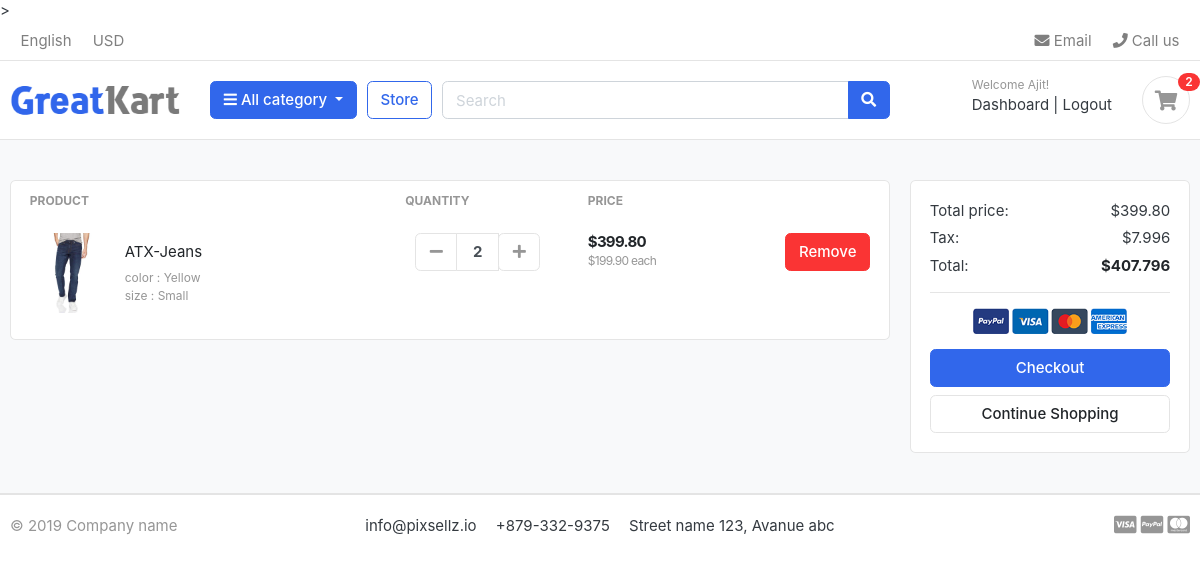
The app's page /cart/ (signed in), older data.
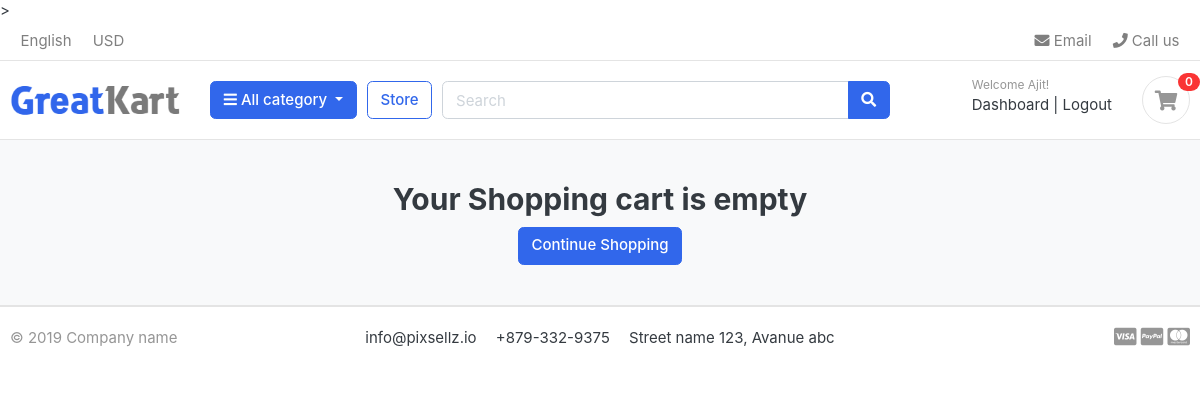
The same page, newer data.
### carts/models.py (models this page shows, shortened)
class CartItem(models.Model):
  user        = models.ForeignKey(Account, on_delete=models.CASCADE, null=True)
  product     = models.ForeignKey(Product, on_delete=models.CASCADE)
  variations  = models.ManyToManyField(Variation, blank=True)
  cart        = models.ForeignKey(Cart, on_delete=models.CASCADE, null=True)
  quantity    = models.IntegerField()
  is_active   = models.BooleanField(default=True)
  def sub_total(self):
    return self.product.price * self.quantity

### store/models.py (models this page shows, shortened)
class Product(models.Model):
  product_name        = models.CharField(max_length=200, unique=True)
  slug                = models.SlugField(max_length=200, unique=True)
  description         = models.TextField(max_length=200, blank=True)
  price               = models.DecimalField(max_digits=10, decimal_places=2, blank=True)
  stock               = models.IntegerField()
  is_available        = models.BooleanField(default=True)
  images              = models.ImageField(upload_to='photos/products')
  category            = models.ForeignKey(Category, on_delete=models.CASCADE)
  created_date        = models.DateTimeField(auto_now_add=True)
  modified_date       = models.DateTimeField(auto_now_add=True)
  def get_url(self):
    return reverse('product_detail', args=[self.category.slug, self.slug])
  def __str__(self):
    return self.product_name

class Variation(models.Model):
  product = models.ForeignKey(Product, on_delete=models.CASCADE)
  variation_category = models.CharField(max_length=100, choices=variation_category_choices)
  variation_values = models.CharField(max_length=100)
  is_active = models.BooleanField(default=True)
  created_date = models.DateTimeField(auto_now_add=True)
  objects = VariationManager()

### carts/views.py (the view)
# urls.py: path('', views.cart, name='cart'),\
def cart(request, total = 0, quantity = 0, cart_items = None):
  tax = 0
  grand_total = 0
  try:
    if request.user.is_authenticated:
      cart_items = CartItem.objects.filter(user=request.user, is_active=True)
    else:
      cart = Cart.objects.get(cart_id=_cart_id(request))
      cart_items = CartItem.objects.filter(cart=cart, is_active=True)
    for cart_item in cart_items:
      total += cart_item.product.price * cart_item.quantity
      quantity += cart_item.quantity
    tax = (2 * total)/100
    grand_total = total + tax
  except Cart.DoesNotExist:
    cart_items = []
  context = {
    'total' : total,
    'quantity' : quantity,
    'cart_items' : cart_items,
    'tax' : tax,
    'grand_total' : grand_total,
  }
  return render(request, 'store/cart.html', context)

### carts/context_processors.py (called while the page is built)
def counter(request):
  cart_count = 0
  if 'admin' in request.path:
    return {}
  else:
    try:
      cart = Cart.objects.filter(cart_id=_cart_id(request))
      if request.user.is_authenticated:
        cart_items = CartItem.objects.all().filter(user = request.user)
      else:
        cart_items = CartItem.objects.all().filter(cart=cart[:1])
      for cart_item in cart_items:
        cart_count += cart_item.quantity
    except Cart.DoesNotExist:
      cart_count = 0
  return dict(cart_count=cart_count)

### carts/views.py (called while the page is built)
def _cart_id(request):
  cart = request.session.session_key
  if not cart:
    cart = request.session.create()
  return cart

### category/context_processors.py (called while the page is built)
def menu_links(request):
  links = Category.objects.all()
  return dict(links = links)

### category/models.py (called while the page is built)
  def get_url(self):
    return reverse('products_by_category', args=[self.slug])

### templates/store/cart.html (shortened to what this page needs)
{% extends 'base.html' %}
{% load static %}
{% block content %}
<section class="section-content padding-y bg">
<div class="container">
{% if not cart_items %}
	<div class="text-center">
		<h2>Your Shopping cart is empty</h2>
		<a href="{% url 'store' %}"><button class="btn btn-primary">Continue Shopping</button></a>
	</div>
{% else %}
<div class="row">
	<aside class="col-lg-9">
<div class="card">
<table class="table table-borderless table-shopping-cart">
<thead class="text-muted">
<tr class="small text-uppercase">
  <th scope="col">Product</th>
  <th scope="col" width="120">Quantity</th>
  <th scope="col" width="120">Price</th>
  <th scope="col" class="text-right" width="200"> </th>
</tr>
</thead>
<tbody>
  {% for cart_item in cart_items %}
<tr>
	<td>
		<figure class="itemside align-items-center">
			<div class="aside"><img src="{{cart_item.product.images.url}}" class="img-sm"></div>
			<figcaption class="info">
				<a href="{{ cart_item.product.get_url }}" class="title text-dark">{{cart_item.product}}</a>
				<p class="text-muted small">
					{% if cart_item.variations.all %}
						{% for item in cart_item.variations.all %}
							{{item.variation_category}} : {{item.variation_values}} <br>
						{% endfor %}
					{% endif %}
				</p>
			</figcaption>
		</figure>
	</td>
	<td>
					<div class="col">
						<div class="input-group input-spinner">
							<div class="input-group-prepend">
							<a class="btn btn-light" type="button" id="button-plus" href="{% url 'sub_cart' cart_item.product.id cart_item.id%}"> <i class="fa fa-minus"></i> </a>
							</div>
							<input type="text" class="form-control"  value="{{cart_item.quantity}}">
							<div class="input-group-append">
								<form action="{% url 'add_cart' cart_item.product.id %}" method="POST">
									<button class="btn btn-light" type="submit" id="button-minus"> <i class="fa fa-plus"></i> </button>
								</form>
							</div>
						</div>
					</div>
	</td>
	<td>
		<div class="price-wrap">
			<var class="price">${{cart_item.sub_total}}</var>
			<small class="text-muted"> ${{cart_item.product.price}} each </small>
		</div>
	</td>
	<td class="text-right">
	<a href="{% url 'remove_product' cart_item.product.id cart_item.id%}" class="btn btn-danger">Remove</a>
	</td>
</tr>
{% endfor %}
</tbody>
</table>
</div>
	</aside>
	<aside class="col-lg-3">
		<div class="card">
		<div class="card-body">
			<dl class="dlist-align">
			  <dt>Total price:</dt>
			  <dd class="text-right">${{total}}</dd>
			</dl>
			<dl class="dlist-align">
			  <dt>Tax:</dt>
			  <dd class="text-right"> ${{tax}}</dd>
			</dl>
			<dl class="dlist-align">
			  <dt>Total:</dt>
			  <dd class="text-right text-dark b"><strong>${{grand_total}}</strong></dd>
			</dl>
			<hr>
			<p class="text-center mb-3">
				<img src="{% static './images/misc/payments.png' %}" height="26">
			</p>
			<a href="{% url 'checkout' %}" class="btn btn-primary btn-block"> Checkout </a>
			<a href="{% url 'store' %}" class="btn btn-light btn-block">Continue Shopping</a>
		</div>
		</div>
</aside>
</div>
{% endif %}
</div>
</section>
{% endblock %}

### templates/includes/navbar.html (shortened to what this page needs)
{% load static %}
<header class="section-header">
    <nav class="navbar p-md-0 navbar-expand-sm navbar-light border-bottom">
      <div class="container">
      <div class="collapse navbar-collapse" id="navbarTop4">
        <ul class="navbar-nav mr-auto">
          <li class="nav-item dropdown">
          <a href="#" class="nav-link">   English </a>
          </li>
          <li class="nav-item dropdown">
          <a href="#" class="nav-link"> USD </a>
          </li>
        </ul>
        <ul class="navbar-nav">
          <li><a href="#" class="nav-link"> <i class="fa fa-envelope"></i> Email </a></li>
          <li><a href="#" class="nav-link"> <i class="fa fa-phone"></i> Call us </a></li>
        </ul>
        </div>
      </div>
    </nav>
    <section class="header-main border-bottom">
      <div class="container">
      <div class="row align-items-center">
        <div class="col-lg-2 col-md-3 col-6">
        <a href="{% url 'home' %}" class="brand-wrap">
        <img class="logo" src="{% static './images/logo.png' %}">
        </a>
        </div>
        <div class="col-lg col-sm col-md col-6 flex-grow-0">
        <div class="category-wrap dropdown d-inline-block float-right">
        <button type="button" class="btn btn-primary dropdown-toggle" data-toggle="dropdown">
          <i class="fa fa-bars"></i> All category
        </button>
        </div>
      </div>
    <a href="{% url 'store' %}" class="btn btn-outline-primary">Store</a>
    <div class="col-lg  col-md-6 col-sm-12 col">
    <form action="{% url 'search' %}" class="search" method="GET">
    <div class="input-group w-100">
        <input type="text" class="form-control" style="width:60%;" placeholder="Search" name="keyword">
        <div class="input-group-append">
          <button class="btn btn-primary" type="submit">
            <i class="fa fa-search"></i>
          </button>
        </div>
      </div>
    </form>
    </div>
    <div class="col-lg-3 col-sm-6 col-8 order-2 order-lg-3">
      <div class="d-flex justify-content-end mb-3 mb-lg-0">
        {% if user.id is None %}
          <div class="widget-header">
            <small class="title text-muted">Welcome guest!</small>
            <div>
              <a href="{% url 'login' %}">Sign in</a> <span class="dark-transp"> | </span>
              <a href="{% url 'register' %}"> Register</a>
            </div>
          </div>
        {% else %}
          <div class="widget-header">
            <small class="title text-muted">Welcome {{user.first_name}}!</small>
            <div>
              <a href="{% url 'dashboard' %}">Dashboard</a> <span class="dark-transp"> | </span>
              <a href="{% url 'logout' %}"> Logout</a>
            </div>
          </div>
        {% endif %}
        <a href="{% url 'cart' %}" class="widget-header pl-3 ml-3">
          <div class="icon icon-sm rounded-circle border"><i class="fa fa-shopping-cart"></i></div>
          <span class="badge badge-pill badge-danger notify">{{cart_count}}</span>
        </a>
      </div>
    </div>
    </div>
    </div>
    </section>
  </header>

Row changes from the older to the newer data that the page shows:
removed CartItem: product.images (picture), product "ATX-Jeans", quantity "2", sub_total "399.80", product.price "199.90"
no longer on this page (row unchanged): Variation: variation_category "color", variation_values "Yellow"
no longer on this page (row unchanged): Variation: variation_category "size", variation_values "Small"
Text that changed along with them:
{{ cart_count }}: "2" → "0"
{{ total }}: "399.80" → (not shown)
{{ tax }}: "7.996" → (not shown)
{{ grand_total }}: "407.796" → (not shown)
text no longer shown: "PRODUCT QUANTITY PRICE Total price: $ Tax: $ Total: $ Checkout"
text now shown: "Your Shopping cart is empty"
